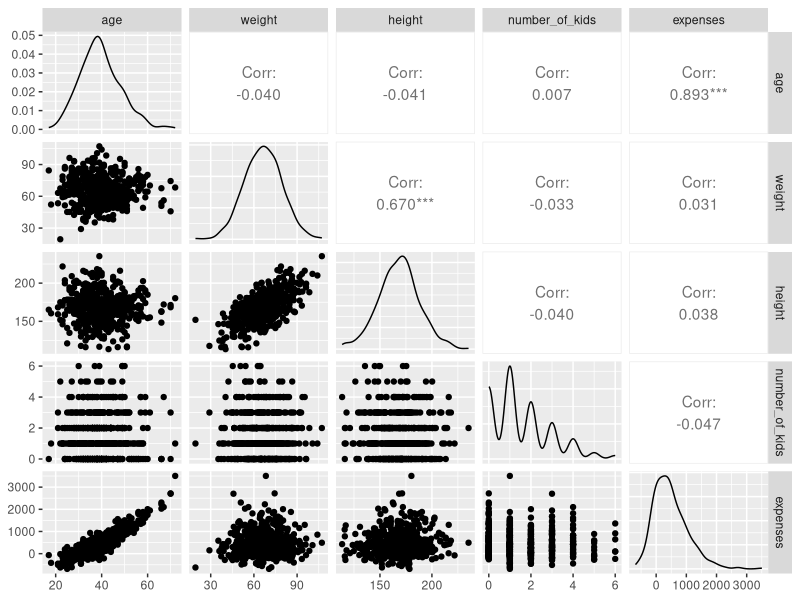
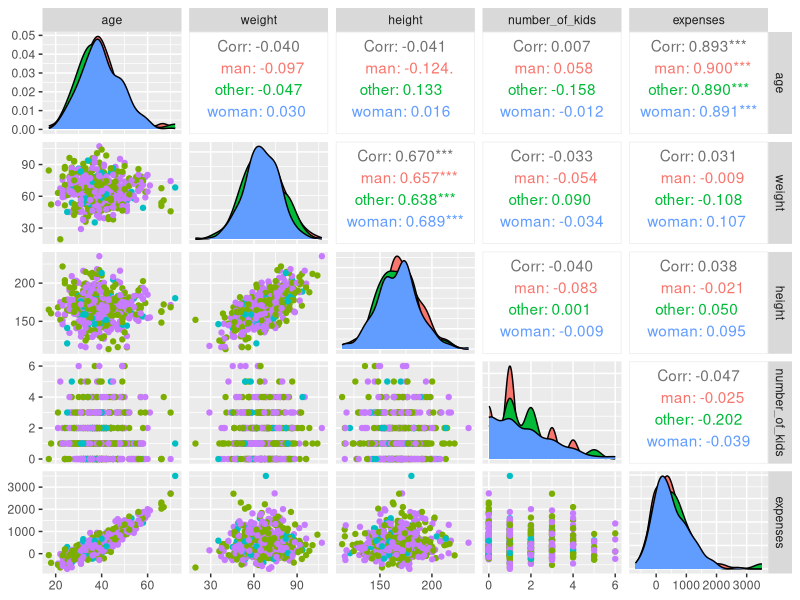
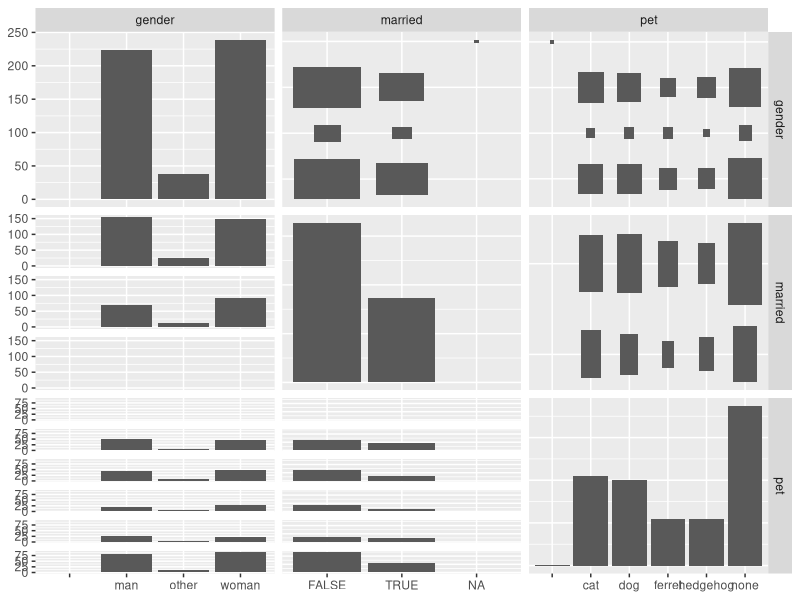
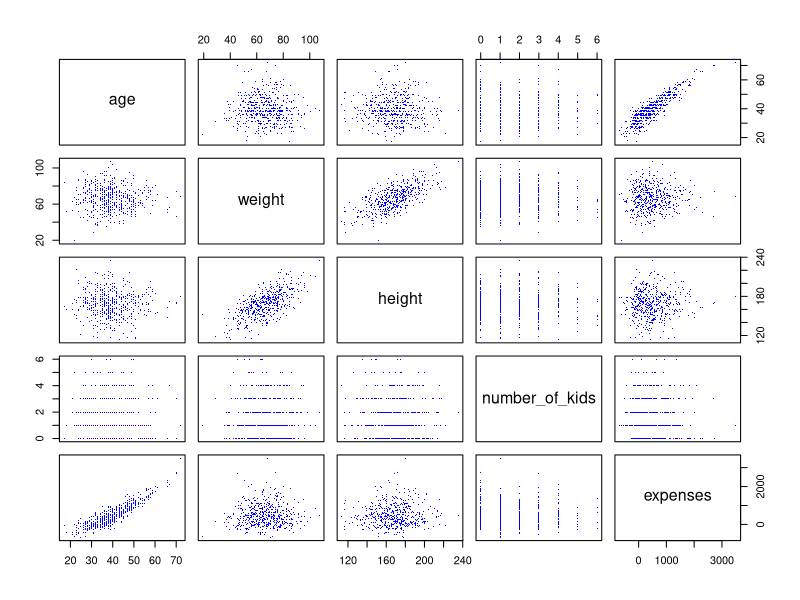
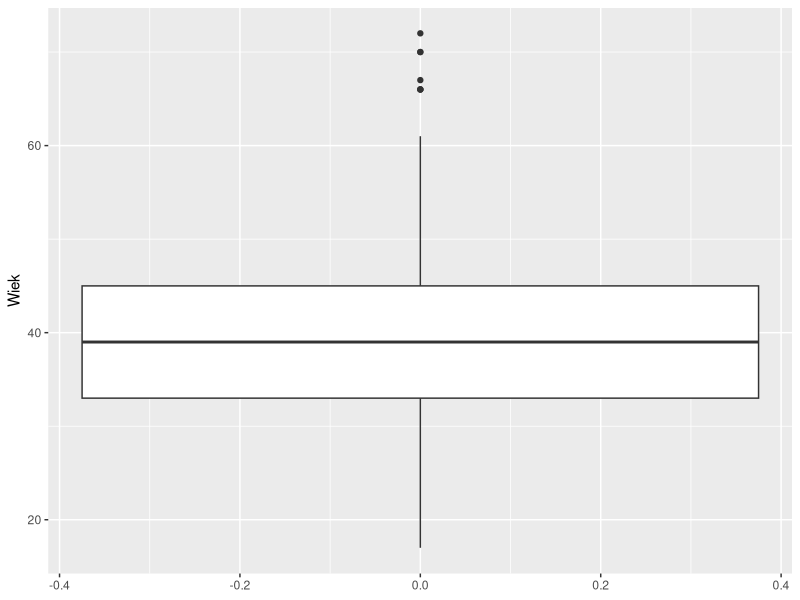
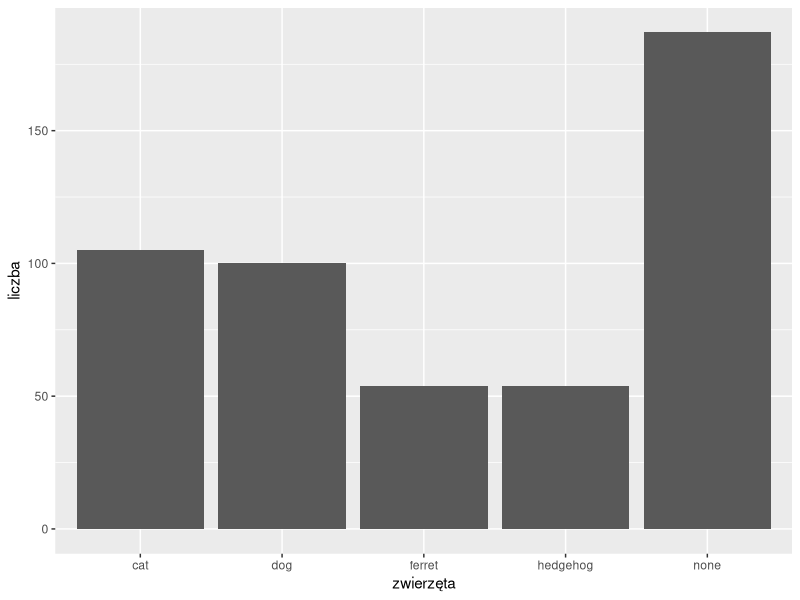
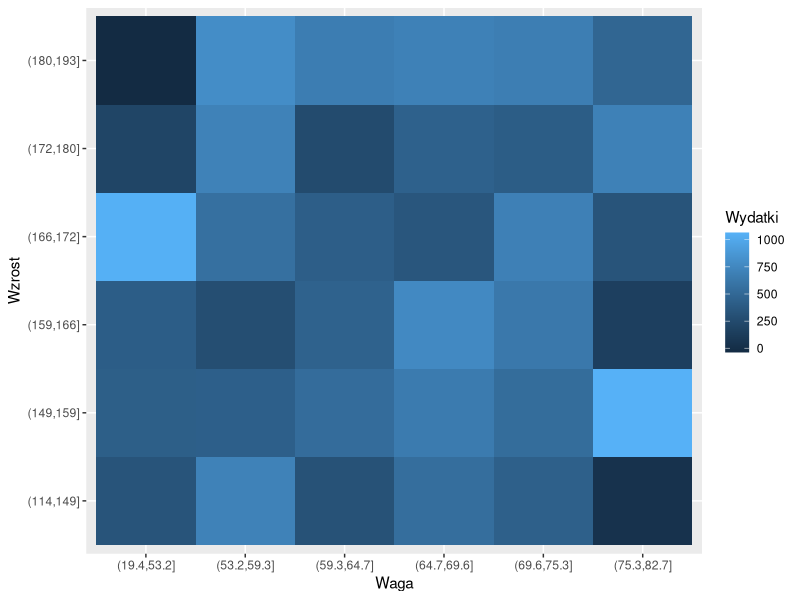
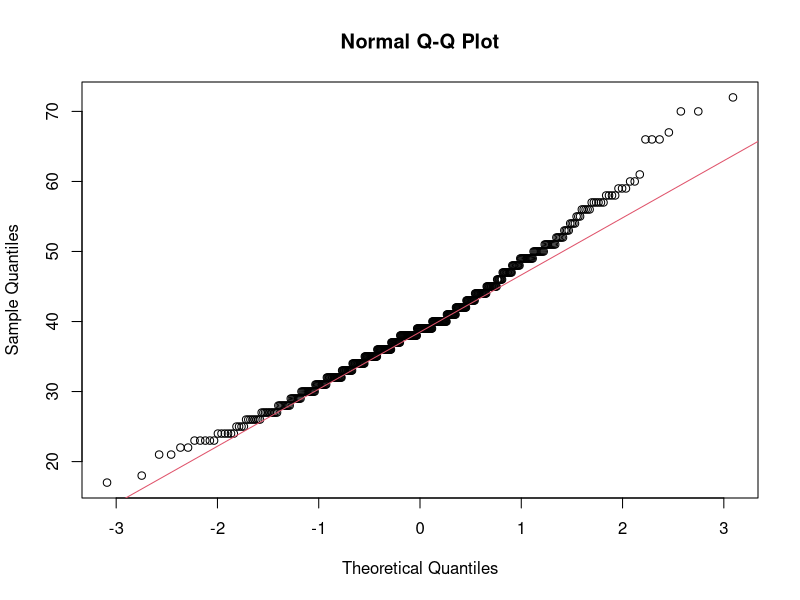

Write the R code that produced these figures, in order.
## ---- chunk 1
knitr::opts_chunk$set(echo = TRUE)
## ---- chunk 2
df <- read.csv("people.tab", sep="\t")
## ---- chunk 3
library(ggplot2)
library(GGally)

#ggpairs(df[,-which(colnames(df)=='expenses')], aes(col=gender))
ggpairs(df, columns = c(1,2,3,6,8))
ggpairs(df, aes(col=gender), columns = c(1,2,3,6,8))
## ---- chunk 4
ggpairs(df[,c(4,5,7)])
## ---- chunk 5
colSums(is.na(df))
## ---- chunk 6
df = df[-which(rowSums(is.na(df)) > 0),]
## ---- chunk 7
pairs(~ age + weight + height + number_of_kids + expenses, data = df, col = 'blue', pch='.')
## ---- chunk 8
library(ggplot2)

ggplot(df) + geom_boxplot(aes(y = age)) + labs(y="Wiek")
## ---- chunk 9
# Usuwamy niepoprawny wiersz
ggplot(df) + geom_bar(aes(x = pet)) + labs(x="zwierzęta", y="liczba")
## ---- chunk 10
by_stop = 0.15
weight_cuts <- cut(df$weight, quantile(df$weight, probs=seq(0, 1, by_stop)))
height_cuts <- cut(df$height, quantile(df$height, probs=seq(0, 1, by_stop)))
wh.grid <- expand.grid(X=levels(weight_cuts), Y=levels(height_cuts))

wh.grid$Z <- apply(wh.grid, 1, function(col) mean(df$expenses[which(weight_cuts == col[1] & height_cuts == col[2])]))
ggplot(wh.grid, aes(x=X, y=Y, fill=Z)) + geom_tile() + xlab("Waga") + ylab("Wzrost") + labs(fill="Wydatki")
## ---- chunk 11
m <- 170
n <- nrow(df)
S_n <- sqrt((n-1)/n) * sd(df$height)
Z <- (mean(df$height) - m) / S_n * sqrt(nrow(df))
pnorm(Z)
## ---- chunk 12
wilcox.test(df$height, mu=165)
## ---- chunk 13
df.woman <- df$gender == "woman"
df.man <- df$gender == "man"
qqnorm(df$age); qqline(df[df.man,]$age, col=2)
## ---- chunk 14
ks.test((df[df.man,]$age - mean(df[df.man,]$age)) / sd(df[df.man,]$age), "pnorm")
shapiro.test(df$age)
## ---- chunk 15
ggplot(df) + geom_histogram(aes(x=(age - mean(age)) / sd(age))) + geom_histogram(aes(x=rnorm(n=500)), color='red') + theme_minimal()
hist((df$age - mean(df$age)) / sd(df$age))
hist(rt(n=500, df=85))
## ---- chunk 16
n <- nrow(df)
S_n <- sqrt((n-1)/n) * sd(df$age)

show(c(mean(df$age) - S_n / sqrt(n) * qnorm(0.995), mean(df$age) + S_n / sqrt(n) * qnorm(0.995)))
## ---- chunk 17
n <- nrow(df)
S2 <- (n-1) / n * var(df$age)

show(c( n*S2 / qchisq(0.995, n-1), n*S2 / qchisq(0.005, n-1) ))
## ---- chunk 18
quartile.first <- replicate(1000, quantile(sample(df$age, 500, rep=T), 0.25))
quartile.second <- replicate(1000, quantile(sample(df$age, 500, rep=T), 0.5))
quartile.third <- replicate(1000, quantile(sample(df$age, 500, rep=T), 0.75))
quartiles <- matrix(c(quartile.first, quartile.second, quartile.third), ncol=3)
show(apply(quartiles, 2, mean))
## ---- chunk 19
apply(quartiles, 2, function(x) quantile(x, c(0.005, 0.995)))
## ---- chunk 20
qqnorm(df[df.woman,]$height) 
qqnorm(df[df.man,]$height)
## ---- chunk 21
t.test(df[df.woman,]$height, df[df.man,]$height, alternative="two.sided", var.equal=F, conf.level=0.99)
## ---- chunk 22
cor.test(df$height, df$weight, method="spearman", conf.level = 0.99)
## ---- chunk 23
test.table <- table(df$gender, df$married)
show(test.table)
## ---- chunk 24
chisq.test(test.table)
## ---- chunk 25
hist(df$height)
## ---- chunk 26
library(MASS)
fitted.distr <- fitdistr(df$height, "log-normal")
fitted.distr
## ---- chunk 27
ks.test(df$height, "plnorm", mean=5.118, sd=0.119)
## ---- chunk 28
model <- lm(expenses ~ ., data = df)
summary(model)
## ---- chunk 29
model.no.weight <- lm(expenses ~ . - weight, data = df)
model.no.gender <- lm(expenses ~ . - gender, data = df)
model.no.married <- lm(expenses ~ . - married, data = df)
model.no.number_of_kids <- lm(expenses ~ . - number_of_kids, data = df)
summary(model.no.weight)
summary(model.no.gender)
summary(model.no.married)
summary(model.no.number_of_kids)
## ---- chunk 30
plot(model.no.married, which=1)
## ---- chunk 31
plot(model.no.married, which=2)
## ---- chunk 32
plot(model.no.married, which=3)
## ---- chunk 33
plot(model.no.married, which=5)
## ---- chunk 34
p <- 10
n <- 500
which(hatvalues(model.no.married) > 2*(p+1)/n)
